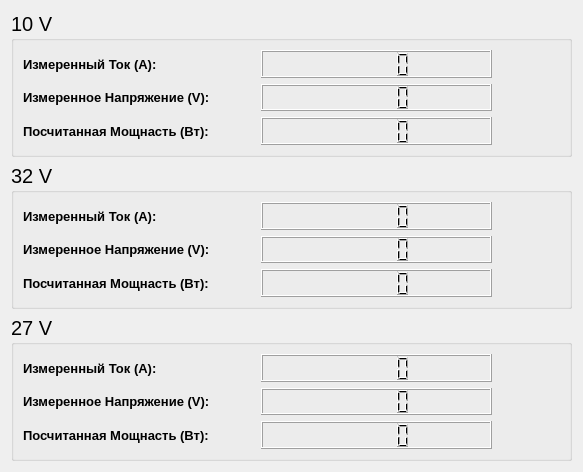
<?xml version="1.0" encoding="UTF-8"?>
<ui version="4.0">
 <class>Power</class>
 <widget class="QWidget" name="Power">
  <property name="geometry">
   <rect>
    <x>0</x>
    <y>0</y>
    <width>583</width>
    <height>472</height>
   </rect>
  </property>
  <property name="sizePolicy">
   <sizepolicy hsizetype="Preferred" vsizetype="Preferred">
    <horstretch>0</horstretch>
    <verstretch>0</verstretch>
   </sizepolicy>
  </property>
  <property name="windowTitle">
   <string>Form</string>
  </property>
  <layout class="QVBoxLayout" name="verticalLayout">
   <item>
    <widget class="QGroupBox" name="groupBox">
     <property name="sizePolicy">
      <sizepolicy hsizetype="Preferred" vsizetype="Preferred">
       <horstretch>0</horstretch>
       <verstretch>0</verstretch>
      </sizepolicy>
     </property>
     <property name="font">
      <font>
       <pointsize>15</pointsize>
      </font>
     </property>
     <property name="title">
      <string>10 V</string>
     </property>
     <layout class="QGridLayout" name="gridLayout">
      <item row="0" column="0">
       <widget class="QLabel" name="label">
        <property name="font">
         <font>
          <pointsize>10</pointsize>
          <weight>75</weight>
          <bold>true</bold>
         </font>
        </property>
        <property name="text">
         <string>Измеренный Ток (A):</string>
        </property>
       </widget>
      </item>
      <item row="0" column="1">
       <widget class="QLCDNumber" name="lcdNumber_10V_I">
        <property name="sizePolicy">
         <sizepolicy hsizetype="Preferred" vsizetype="Preferred">
          <horstretch>0</horstretch>
          <verstretch>0</verstretch>
         </sizepolicy>
        </property>
        <property name="smallDecimalPoint">
         <bool>false</bool>
        </property>
        <property name="value" stdset="0">
         <double>0.000000000000000</double>
        </property>
       </widget>
      </item>
      <item row="1" column="0">
       <widget class="QLabel" name="label_2">
        <property name="font">
         <font>
          <pointsize>10</pointsize>
          <weight>75</weight>
          <bold>true</bold>
         </font>
        </property>
        <property name="text">
         <string>Измеренное Напряжение (V):</string>
        </property>
       </widget>
      </item>
      <item row="1" column="1">
       <widget class="QLCDNumber" name="lcdNumber_10V_V">
        <property name="sizePolicy">
         <sizepolicy hsizetype="Preferred" vsizetype="Preferred">
          <horstretch>0</horstretch>
          <verstretch>0</verstretch>
         </sizepolicy>
        </property>
       </widget>
      </item>
      <item row="2" column="0">
       <widget class="QLabel" name="label_3">
        <property name="font">
         <font>
          <pointsize>10</pointsize>
          <weight>75</weight>
          <bold>true</bold>
         </font>
        </property>
        <property name="text">
         <string>Посчитанная Мощнасть (Вт):</string>
        </property>
       </widget>
      </item>
      <item row="2" column="1">
       <widget class="QLCDNumber" name="lcdNumber_10V_Bt">
        <property name="sizePolicy">
         <sizepolicy hsizetype="Preferred" vsizetype="Preferred">
          <horstretch>0</horstretch>
          <verstretch>0</verstretch>
         </sizepolicy>
        </property>
       </widget>
      </item>
      <item row="0" column="2" rowspan="3">
       <widget class="QPushButton" name="pushButton_10V">
        <property name="sizePolicy">
         <sizepolicy hsizetype="Fixed" vsizetype="Preferred">
          <horstretch>0</horstretch>
          <verstretch>0</verstretch>
         </sizepolicy>
        </property>
        <property name="toolTipDuration">
         <number>0</number>
        </property>
        <property name="autoFillBackground">
         <bool>false</bool>
        </property>
        <property name="text">
         <string/>
        </property>
        <property name="default">
         <bool>false</bool>
        </property>
        <property name="flat">
         <bool>true</bool>
        </property>
       </widget>
      </item>
     </layout>
    </widget>
   </item>
   <item>
    <widget class="QGroupBox" name="groupBox_2">
     <property name="sizePolicy">
      <sizepolicy hsizetype="Preferred" vsizetype="Preferred">
       <horstretch>0</horstretch>
       <verstretch>0</verstretch>
      </sizepolicy>
     </property>
     <property name="font">
      <font>
       <pointsize>15</pointsize>
      </font>
     </property>
     <property name="title">
      <string>32 V</string>
     </property>
     <layout class="QGridLayout" name="gridLayout_2">
      <item row="0" column="0">
       <widget class="QLabel" name="label_4">
        <property name="font">
         <font>
          <pointsize>10</pointsize>
          <weight>75</weight>
          <bold>true</bold>
         </font>
        </property>
        <property name="text">
         <string>Измеренный Ток (A):</string>
        </property>
       </widget>
      </item>
      <item row="1" column="0">
       <widget class="QLabel" name="label_5">
        <property name="font">
         <font>
          <pointsize>10</pointsize>
          <weight>75</weight>
          <bold>true</bold>
         </font>
        </property>
        <property name="text">
         <string>Измеренное Напряжение (V):</string>
        </property>
       </widget>
      </item>
      <item row="1" column="1">
       <widget class="QLCDNumber" name="lcdNumber_32V_V">
        <property name="sizePolicy">
         <sizepolicy hsizetype="Preferred" vsizetype="Preferred">
          <horstretch>0</horstretch>
          <verstretch>0</verstretch>
         </sizepolicy>
        </property>
       </widget>
      </item>
      <item row="2" column="0">
       <widget class="QLabel" name="label_6">
        <property name="font">
         <font>
          <pointsize>10</pointsize>
          <weight>75</weight>
          <bold>true</bold>
         </font>
        </property>
        <property name="text">
         <string>Посчитанная Мощнасть (Вт):</string>
        </property>
       </widget>
      </item>
      <item row="2" column="1">
       <widget class="QLCDNumber" name="lcdNumber_32V_Bt">
        <property name="sizePolicy">
         <sizepolicy hsizetype="Preferred" vsizetype="Preferred">
          <horstretch>0</horstretch>
          <verstretch>0</verstretch>
         </sizepolicy>
        </property>
       </widget>
      </item>
      <item row="0" column="1">
       <widget class="QLCDNumber" name="lcdNumber_32V_I">
        <property name="sizePolicy">
         <sizepolicy hsizetype="Preferred" vsizetype="Preferred">
          <horstretch>0</horstretch>
          <verstretch>0</verstretch>
         </sizepolicy>
        </property>
       </widget>
      </item>
      <item row="0" column="2" rowspan="3">
       <widget class="QPushButton" name="pushButton_32V">
        <property name="sizePolicy">
         <sizepolicy hsizetype="Fixed" vsizetype="Preferred">
          <horstretch>0</horstretch>
          <verstretch>0</verstretch>
         </sizepolicy>
        </property>
        <property name="autoFillBackground">
         <bool>false</bool>
        </property>
        <property name="text">
         <string/>
        </property>
        <property name="flat">
         <bool>true</bool>
        </property>
       </widget>
      </item>
     </layout>
    </widget>
   </item>
   <item>
    <widget class="QGroupBox" name="groupBox_3">
     <property name="sizePolicy">
      <sizepolicy hsizetype="Preferred" vsizetype="Preferred">
       <horstretch>0</horstretch>
       <verstretch>0</verstretch>
      </sizepolicy>
     </property>
     <property name="font">
      <font>
       <pointsize>15</pointsize>
      </font>
     </property>
     <property name="title">
      <string>27 V</string>
     </property>
     <layout class="QGridLayout" name="gridLayout_3">
      <item row="0" column="0">
       <widget class="QLabel" name="label_7">
        <property name="font">
         <font>
          <pointsize>10</pointsize>
          <weight>75</weight>
          <bold>true</bold>
         </font>
        </property>
        <property name="text">
         <string>Измеренный Ток (A):</string>
        </property>
       </widget>
      </item>
      <item row="0" column="1">
       <widget class="QLCDNumber" name="lcdNumber_27V_I">
        <property name="sizePolicy">
         <sizepolicy hsizetype="Preferred" vsizetype="Preferred">
          <horstretch>0</horstretch>
          <verstretch>0</verstretch>
         </sizepolicy>
        </property>
       </widget>
      </item>
      <item row="1" column="0">
       <widget class="QLabel" name="label_8">
        <property name="font">
         <font>
          <pointsize>10</pointsize>
          <weight>75</weight>
          <bold>true</bold>
         </font>
        </property>
        <property name="text">
         <string>Измеренное Напряжение (V):</string>
        </property>
       </widget>
      </item>
      <item row="1" column="1">
       <widget class="QLCDNumber" name="lcdNumber_27V_V">
        <property name="sizePolicy">
         <sizepolicy hsizetype="Preferred" vsizetype="Preferred">
          <horstretch>0</horstretch>
          <verstretch>0</verstretch>
         </sizepolicy>
        </property>
       </widget>
      </item>
      <item row="2" column="0">
       <widget class="QLabel" name="label_9">
        <property name="font">
         <font>
          <pointsize>10</pointsize>
          <weight>75</weight>
          <bold>true</bold>
         </font>
        </property>
        <property name="text">
         <string>Посчитанная Мощнасть (Вт):</string>
        </property>
       </widget>
      </item>
      <item row="2" column="1">
       <widget class="QLCDNumber" name="lcdNumber_27V_Bt">
        <property name="sizePolicy">
         <sizepolicy hsizetype="Preferred" vsizetype="Preferred">
          <horstretch>0</horstretch>
          <verstretch>0</verstretch>
         </sizepolicy>
        </property>
       </widget>
      </item>
      <item row="0" column="2" rowspan="3">
       <widget class="QPushButton" name="pushButton_27V">
        <property name="sizePolicy">
         <sizepolicy hsizetype="Fixed" vsizetype="Preferred">
          <horstretch>0</horstretch>
          <verstretch>0</verstretch>
         </sizepolicy>
        </property>
        <property name="autoFillBackground">
         <bool>false</bool>
        </property>
        <property name="text">
         <string/>
        </property>
        <property name="flat">
         <bool>true</bool>
        </property>
       </widget>
      </item>
     </layout>
    </widget>
   </item>
  </layout>
 </widget>
 <resources/>
 <connections/>
</ui>
